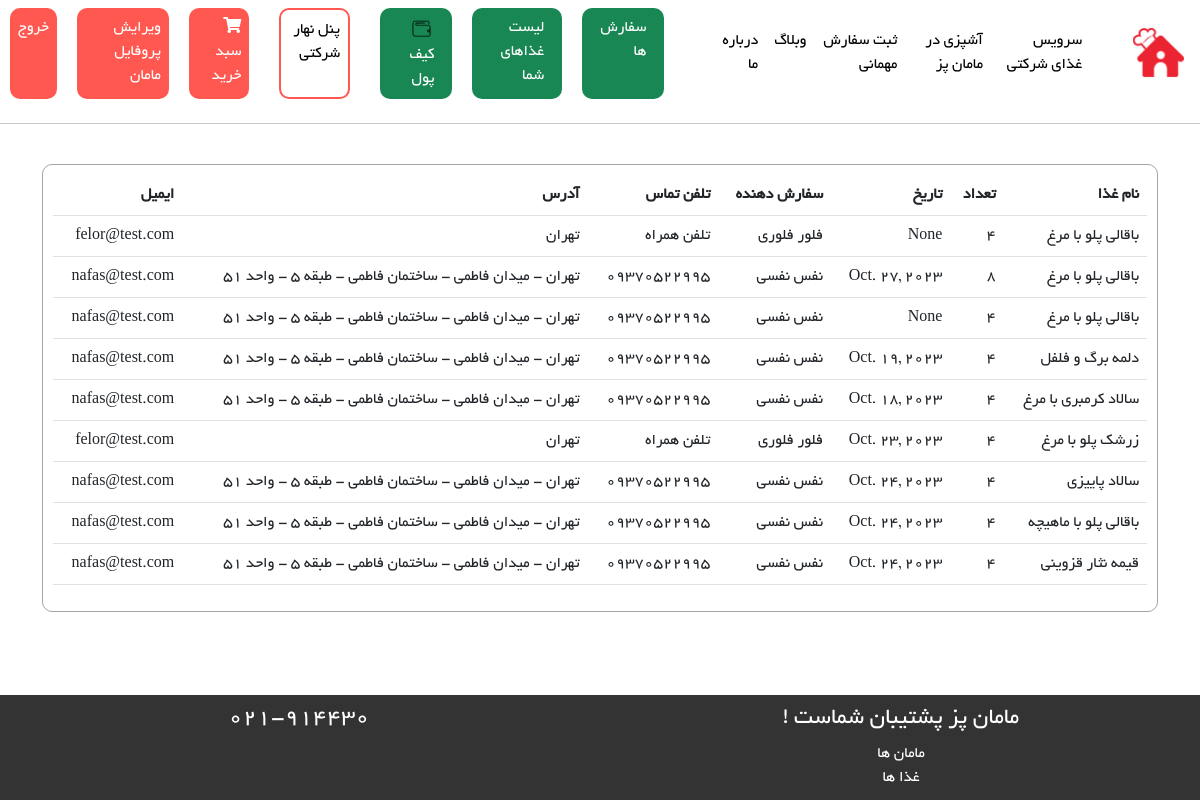
Page /order/showMomOrders (signed in) on the committed database.
### Order/models.py (models this page shows, shortened)
class OrderDetail(models.Model):
    order = models.ForeignKey(Order, on_delete=models.CASCADE)
    food = models.ForeignKey(FoodsModel, on_delete=models.CASCADE)
    final_price = models.IntegerField(null=True, blank=True)
    count = models.IntegerField()
    date = models.DateField(blank=True, null=True)
    is_paid = models.BooleanField(default=False)

class Order(models.Model):
    user = models.ForeignKey(User, on_delete=models.CASCADE)
    is_paid = models.BooleanField()
    payment_data = models.DateField(null=True, blank=True)
    class Meta:
        db_table = 'Order'

### Food/models.py (models this page shows, shortened)
class FoodsModel(models.Model):
    mom = models.ForeignKey(MomsModel, on_delete=models.CASCADE)
    food_name = models.CharField(max_length=100)
    food_price = models.IntegerField()
    food_recipe = models.CharField(max_length=500)
    food_order = models.IntegerField(editable=False, default=0)
    food_photo = models.ImageField(upload_to='foods_picture')
    is_active = models.BooleanField(default=True)
    class Meta:
        db_table = 'Foods'
        verbose_name = 'Food'
        verbose_name_plural = 'Foods'

### BaseApp/models.py (models this page shows, shortened)
class User(AbstractUser):
    phone_number = models.CharField(max_length=20, null=True, blank=True)
    email_active_code = models.CharField(max_length=100, null=True, blank=True)
    address = models.TextField(null=True, blank=True)
    is_mom = models.BooleanField(default=False)
    is_company = models.BooleanField(default=False)
    class Meta:
        db_table = 'User'

### Order/views.py (the view)
# urls.py: path('showMomOrders', views.showMomOrders, name='showMomOrders'),
def showMomOrders(request: HttpRequest):
    user_id = request.user.id
    is_mom = User.objects.filter(id=request.user.id, is_mom=True)
    if is_mom:
        mom_id = MomsModel.objects.filter(user_id=request.user.id).first()
        momOrders = OrderDetail.objects.filter(food__mom_id=mom_id.id, is_paid=True)
        context = {
            'momOrders': momOrders,
        }
        return render(request, 'Order/showMomOrders.html', context)
    else:
        return HttpResponseNotFound()

### Order/templates/Order/showMomOrders.html (shortened to what this page needs)
{% extends 'base/layout.html' %}
{% load static %}
{% block HeaderLinks %}
    <link rel="stylesheet" href="{% static 'css/Order/showCart-style.css' %}">
{% endblock %}
{% block main %}
    {% if momOrders %}
        <div class="main-box">
            <div class="table-responsive">
                <table class="table">
                    <thead>
                    <tr>
                        <th>نام غذا</th>
                        <th>تعداد</th>
                        <th>تاریخ</th>
                        <th>سفارش دهنده</th>
                        <th>تلفن تماس</th>
                        <th>آدرس</th>
                        <th>ایمیل</th>
                    </tr>
                    </thead>
                    {% for order in momOrders %}
                        <tbody>
                        <tr>
                            <td>{{ order.food.food_name }}</td>
                            <td>{{ order.count }}</td>
                            <td>{{ order.date }}</td>
                            <td>{{ order.order.user.get_full_name }}</td>
                            <td>{{ order.order.user.phone_number }}</td>
                            <td>{{ order.order.user.address }}</td>
                            <td>{{ order.order.user.email }}</td>
                        </tr>
                        </tbody>
                    {% endfor %}
                </table>
            </div>
        </div>
    {% else %}
        <h1 class="text-center "> متاسفانه سفارشی وجود ندارد :( </h1>
    {% endif %}
{% endblock %}

### static/css/base/layout-style.css (style rules this page uses)
body { font-family: 'Yekan'; direction: rtl; }
body { direction: rtl; }
body { margin-bottom: 100px; }

### static/css/Order/showCart-style.css (style rules this page uses)
.main-box { border: 1px solid rgba(152, 152, 152, 0.88); border-radius: 10px; padding: 10px; }

### rows in the picture
OrderDetail: food.food_name "باقالی پلو با مرغ", count "4", date "None", order.user.get_full_name "فلور فلوری", order.user.phone_number "تلفن همراه", order.user.address "تهران", order.user.email "felor@test.com"
OrderDetail: food.food_name "باقالی پلو با مرغ", count "8", date "Oct. 27, 2023", order.user.get_full_name "نفس نفسی", order.user.phone_number "09370522995", order.user.address "تهران - میدان فاطمی - ساختمان فاطمی - طبقه ۵ - واحد ۵۱", order.user.email "nafas@test.com"
OrderDetail: food.food_name "باقالی پلو با مرغ", count "4", date "None", order.user.get_full_name "نفس نفسی", order.user.phone_number "09370522995", order.user.address "تهران - میدان فاطمی - ساختمان فاطمی - طبقه ۵ - واحد ۵۱", order.user.email "nafas@test.com"
OrderDetail: food.food_name "دلمه برگ و فلفل", count "4", date "Oct. 19, 2023", order.user.get_full_name "نفس نفسی", order.user.phone_number "09370522995", order.user.address "تهران - میدان فاطمی - ساختمان فاطمی - طبقه ۵ - واحد ۵۱", order.user.email "nafas@test.com"
OrderDetail: food.food_name "سالاد کرمبری با مرغ", count "4", date "Oct. 18, 2023", order.user.get_full_name "نفس نفسی", order.user.phone_number "09370522995", order.user.address "تهران - میدان فاطمی - ساختمان فاطمی - طبقه ۵ - واحد ۵۱", order.user.email "nafas@test.com"
OrderDetail: food.food_name "زرشک پلو با مرغ", count "4", date "Oct. 23, 2023", order.user.get_full_name "فلور فلوری", order.user.phone_number "تلفن همراه", order.user.address "تهران", order.user.email "felor@test.com"
OrderDetail: food.food_name "سالاد پاییزی", count "4", date "Oct. 24, 2023", order.user.get_full_name "نفس نفسی", order.user.phone_number "09370522995", order.user.address "تهران - میدان فاطمی - ساختمان فاطمی - طبقه ۵ - واحد ۵۱", order.user.email "nafas@test.com"
OrderDetail: food.food_name "باقالی پلو با ماهیچه", count "4", date "Oct. 24, 2023", order.user.get_full_name "نفس نفسی", order.user.phone_number "09370522995", order.user.address "تهران - میدان فاطمی - ساختمان فاطمی - طبقه ۵ - واحد ۵۱", order.user.email "nafas@test.com"
OrderDetail: food.food_name "قیمه نثار قزوینی", count "4", date "Oct. 24, 2023", order.user.get_full_name "نفس نفسی", order.user.phone_number "09370522995", order.user.address "تهران - میدان فاطمی - ساختمان فاطمی - طبقه ۵ - واحد ۵۱", order.user.email "nafas@test.com"
